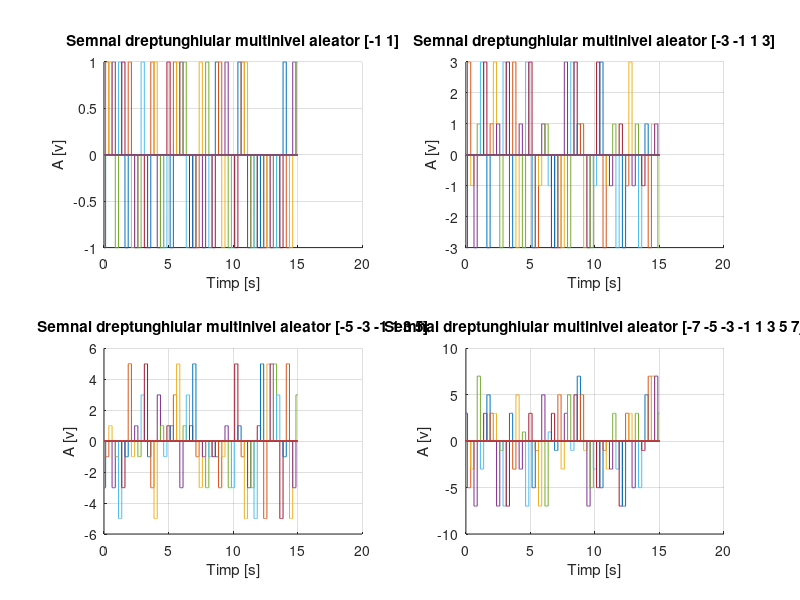

The MATLAB source for this figure:
subplot(2,2,1);
t=0:0.002:15; %rezolutia de 2 ms
niv =[-1 1 ]; %vectorul ce contine nivelurile -1 1
hold on %retine graficele deja existente
title('Semnal dreptunghiular multinivel aleator [-1 1]');
xlabel('Timp [s]')
ylabel('A [v]')
for n=0:0.25:40 %pasul de 0.25 represinta durata nivelului
    x=datasample(niv ,1) %extrage cate o observatie aleatoare din vectorul niv
    plot(t, x*rectpuls(t-n, 0.25)),grid %genereaza un impuls unitate de durata 0.25
end

subplot(2,2,2);
t=0:0.002:15;
niv =[-3 -1 1 3];
hold on
title('Semnal dreptunghiular multinivel aleator [-3 -1 1 3]');
xlabel('Timp [s]')
ylabel('A [v]')
for n=0:0.25:40
    x=datasample(niv ,1)
    plot(t, x*rectpuls(t-n, 0.25)),grid
end

subplot(2,2,3);
t=0:0.002:15;
niv =[-5 -3 -1 1 3 5];
hold on
title('Semnal dreptunghiular multinivel aleator [-5 -3 -1 1 3 5]');
xlabel('Timp [s]')
ylabel('A [v]')
for n=0:0.25:40
    x=datasample(niv ,1)
    plot(t, x*rectpuls(t-n, 0.25)),grid
end

subplot(2,2,4);
t=0:0.002:15;
niv =[-7 -5 -3 -1 1 3 5 7];
hold on
title('Semnal dreptunghiular multinivel aleator [-7 -5 -3 -1 1 3 5 7]');
xlabel('Timp [s]')
ylabel('A [v]')
for n=0:0.25:40
    x=datasample(niv ,1)
    plot(t, x*rectpuls(t-n, 0.25)),grid
end